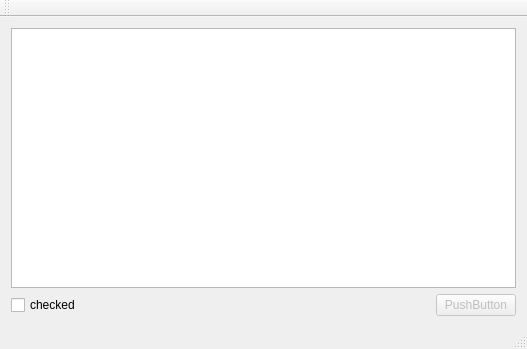
<?xml version="1.0" encoding="UTF-8"?>
<ui version="4.0">
 <class>Qt_experimentClass</class>
 <widget class="QMainWindow" name="Qt_experimentClass">
  <property name="enabled">
   <bool>true</bool>
  </property>
  <property name="geometry">
   <rect>
    <x>0</x>
    <y>0</y>
    <width>527</width>
    <height>349</height>
   </rect>
  </property>
  <property name="windowTitle">
   <string>Qt_experiment</string>
  </property>
  <widget class="QWidget" name="centralWidget">
   <layout class="QVBoxLayout" name="verticalLayout">
    <item>
     <widget class="QPlainTextEdit" name="plainTextEdit"/>
    </item>
    <item>
     <layout class="QHBoxLayout" name="horizontalLayout">
      <item>
       <widget class="QCheckBox" name="checkBox">
        <property name="enabled">
         <bool>true</bool>
        </property>
        <property name="text">
         <string>checked</string>
        </property>
       </widget>
      </item>
      <item>
       <spacer name="horizontalSpacer">
        <property name="orientation">
         <enum>Qt::Horizontal</enum>
        </property>
        <property name="sizeHint" stdset="0">
         <size>
          <width>40</width>
          <height>20</height>
         </size>
        </property>
       </spacer>
      </item>
      <item>
       <widget class="QPushButton" name="pushButton">
        <property name="enabled">
         <bool>false</bool>
        </property>
        <property name="text">
         <string>PushButton</string>
        </property>
       </widget>
      </item>
     </layout>
    </item>
   </layout>
  </widget>
  <widget class="QMenuBar" name="menuBar">
   <property name="geometry">
    <rect>
     <x>0</x>
     <y>0</y>
     <width>527</width>
     <height>26</height>
    </rect>
   </property>
  </widget>
  <widget class="QToolBar" name="mainToolBar">
   <attribute name="toolBarArea">
    <enum>TopToolBarArea</enum>
   </attribute>
   <attribute name="toolBarBreak">
    <bool>false</bool>
   </attribute>
  </widget>
  <widget class="QStatusBar" name="statusBar"/>
 </widget>
 <layoutdefault spacing="6" margin="11"/>
 <resources>
  <include location="qt_experiment.qrc"/>
 </resources>
 <connections/>
</ui>
